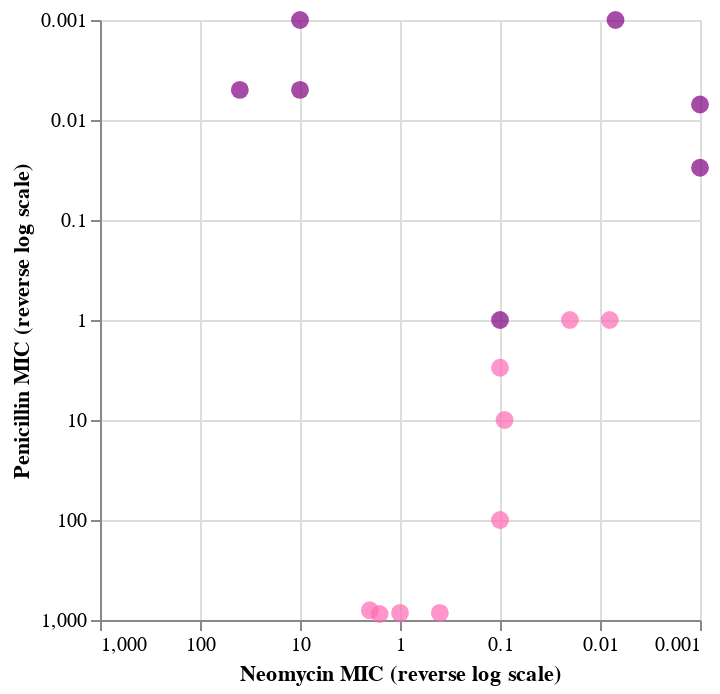

Notebook source saved alongside this figure:
### Markdown cell above
### Color Legends in Altair

### Code cell
alt.Chart(antibiotics).mark_circle(size=80).encode(
    alt.X('Neomycin:Q', 
        sort='descending',
        scale=alt.Scale(type='log', domain=[0.001, 1000]),
        # axis=alt.Axis(orient='top'),
        axis=alt.Axis(tickCount=5),
        title='Neomycin MIC (reverse log scale)'
        ),
    alt.Y('Penicillin:Q',
        sort='descending',
        scale=alt.Scale(type='log', domain=[0.001, 1000]),
        # axis=alt.Axis(orient='right'),
        axis=alt.Axis(tickCount=5),
        title='Penicillin MIC (reverse log scale)'
    ),
    alt.Color('Gram_Staining:N',
        scale=alt.Scale(
            domain=['negative', 'positive'],
            range=['hotpink', 'purple']
        ),
        legend=None
    )
).properties(
    width=300,
    height=300
)

### Figure 1 — Vega-Lite specification as saved in the notebook (floating-point values rounded to 4 significant figures)
{"config": {"view": {"continuousWidth": 400, "continuousHeight": 300}}, "data": {"name": "data-8833440f737304311e72aeeffd7b9881"}, "mark": {"type": "circle", "size": 80}, "encoding": {"color": {"field": "Gram_Staining", "legend": null, "scale": {"domain": ["negative", "positive"], "range": ["hotpink", "purple"]}, "type": "nominal"}, "x": {"axis": {"tickCount": 5}, "field": "Neomycin", "scale": {"domain": [0.001, 1000], "type": "log"}, "sort": "descending", "title": "Neomycin MIC (reverse log scale)", "type": "quantitative"}, "y": {"axis": {"tickCount": 5}, "field": "Penicillin", "scale": {"domain": [0.001, 1000], "type": "log"}, "sort": "descending", "title": "Penicillin MIC (reverse log scale)", "type": "quantitative"}}, "height": 300, "width": 300, "$schema": "https://vega.github.io/schema/vega-lite/v4.17.0.json", "datasets": {"data-8833440f737304311e72aeeffd7b9881": [{"Bacteria": "Aerobacter aerogenes", "Penicillin": 870.0, "Streptomycin": 1.0, "Neomycin": 1.6, "Gram_Staining": "negative", "Genus": "other"}, {"Bacteria": "Bacillus anthracis", "Penicillin": 0.001, "Streptomycin": 0.01, "Neomycin": 0.007, "Gram_Staining": "positive", "Genus": "other"}, {"Bacteria": "Brucella abortus", "Penicillin": 1.0, "Streptomycin": 2.0, "Neomycin": 0.02, "Gram_Staining": "negative", "Genus": "other"}, {"Bacteria": "Diplococcus pneumoniae", "Penicillin": 0.005, "Streptomycin": 11.0, "Neomycin": 10.0, "Gram_Staining": "positive", "Genus": "other"}, {"Bacteria": "Escherichia coli", "Penicillin": 100.0, "Streptomycin": 0.4, "Neomycin": 0.1, "Gram_Staining": "negative", "Genus": "other"}, {"Bacteria": "Klebsiella pneumoniae", "Penicillin": 850.0, "Streptomycin": 1.2, "Neomycin": 1.0, "Gram_Staining": "negative", "Genus": "other"}, {"Bacteria": "Mycobacterium tuberculosis", "Penicillin": 800.0, "Streptomycin": 5.0, "Neomycin": 2.0, "Gram_Staining": "negative", "Genus": "other"}, {"Bacteria": "Proteus vulgaris", "Penicillin": 3.0, "Streptomycin": 0.1, "Neomycin": 0.1, "Gram_Staining": "negative", "Genus": "other"}, {"Bacteria": "Pseudomonas aeruginosa", "Penicillin": 850.0, "Streptomycin": 2.0, "Neomycin": 0.4, "Gram_Staining": "negative", "Genus": "other"}, {"Bacteria": "Salmonella (Eberthella) typhosa", "Penicillin": 1.0, "Streptomycin": 0.4, "Neomycin": 0.008, "Gram_Staining": "negative", "Genus": "Salmonella"}, {"Bacteria": "Salmonella schottmuelleri", "Penicillin": 10.0, "Streptomycin": 0.8, "Neomycin": 0.09, "Gram_Staining": "negative", "Genus": "Salmonella"}, {"Bacteria": "Staphylococcus albus", "Penicillin": 0.007, "Streptomycin": 0.1, "Neomycin": 0.001, "Gram_Staining": "positive", "Genus": "Staphylococcus"}, {"Bacteria": "Staphylococcus aureus", "Penicillin": 0.03, "Streptomycin": 0.03, "Neomycin": 0.001, "Gram_Staining": "positive", "Genus": "Staphylococcus"}, {"Bacteria": "Streptococcus fecalis", "Penicillin": 1.0, "Streptomycin": 1.0, "Neomycin": 0.1, "Gram_Staining": "positive", "Genus": "Streptococcus"}, {"Bacteria": "Streptococcus hemolyticus", "Penicillin": 0.001, "Streptomycin": 14.0, "Neomycin": 10.0, "Gram_Staining": "positive", "Genus": "Streptococcus"}, {"Bacteria": "Streptococcus viridans", "Penicillin": 0.005, "Streptomycin": 10.0, "Neomycin": 40.0, "Gram_Staining": "positive", "Genus": "Streptococcus"}]}}
